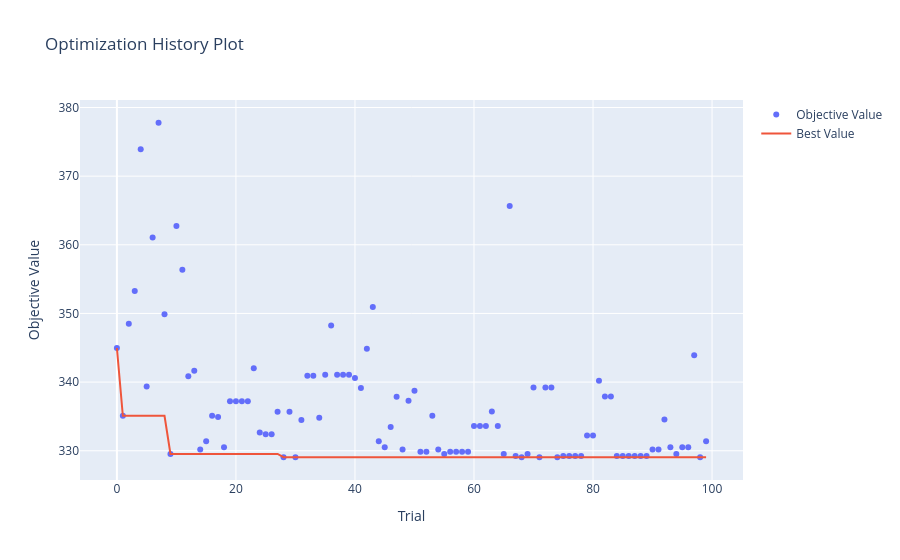
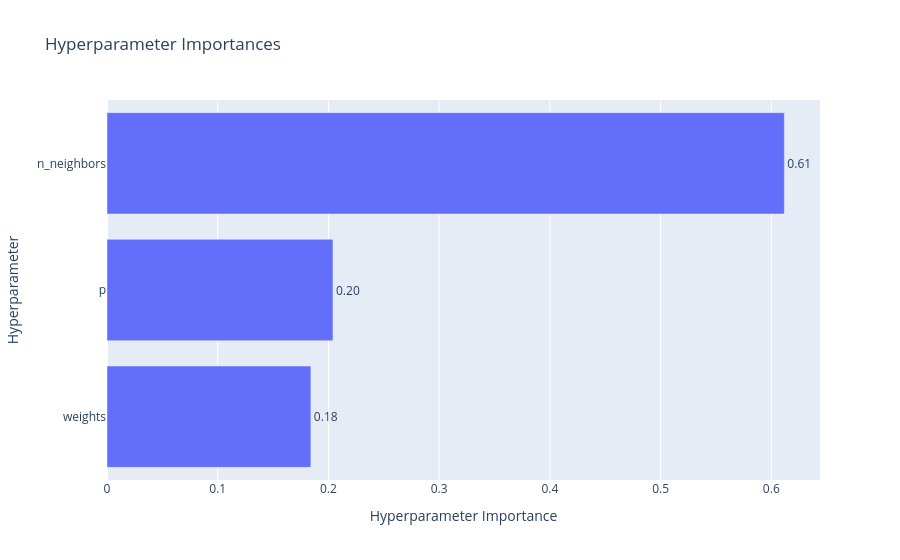

Source (notebook cell) for these figures, in order:
### Code cell
def objective(trial):
    params = {
        "n_neighbors": trial.suggest_int('n_neighbors', 2, 40),
        "weights": trial.suggest_categorical('weights', ['uniform', 'distance']),
        "p": trial.suggest_int('p', 1, 4)
    }

    model = KNeighborsRegressor(**params)
    pipeline = Pipeline([
        ("preprocessor", knn_preprocessor),
        ("model", model)
    ])

    scorer = make_scorer(root_mean_squared_error)

    scores = cross_val_score(
        pipeline,
        X_train_val,
        y_train_val,
        cv=cv,
        scoring=scorer
    )

    return scores.mean()

sampler = optuna.samplers.TPESampler(seed=RANDOM_STATE)
study = optuna.create_study(direction='minimize', sampler=sampler)
study.optimize(objective, n_trials=100, show_progress_bar=True, n_jobs=4)

fig1 = optuna.visualization.plot_optimization_history(study)
fig2 = optuna.visualization.plot_param_importances(study)

display(fig1)
display(fig2) 

best_params = study.best_params
print("Лучшие гиперпараметры:", best_params)
best_value = study.best_value
print("Лучшее среднее значение RMSE на кросс-валидации:", round(best_value, 3))

### Figure 1 — Plotly figure (JSON) as saved in the notebook; plotly's stock layout.template omitted (floating-point values rounded to 4 significant figures)
{"data": [{"mode": "markers", "name": "Objective Value", "type": "scatter", "x": [0, 1, 2, 3, 4, 5, 6, 7, 8, 9, 10, 11, 12, 13, 14, 15, 16, 17, 18, 19, 20, 21, 22, 23, 24, 25, 26, 27, 28, 29, 30, 31, 32, 33, 34, 35, 36, 37, 38, 39, 40, 41, 42, 43, 44, 45, 46, 47, 48, 49, 50, 51, 52, 53, 54, 55, 56, 57, 58, 59, 60, 61, 62, 63, 64, 65, 66, 67, 68, 69, 70, 71, 72, 73, 74, 75, 76, 77, 78, 79, 80, 81, 82, 83, 84, 85, 86, 87, 88, 89, 90, 91, 92, 93, 94, 95, 96, 97, 98, 99], "y": [345.0, 335.1, 348.5, 353.3, 373.9, 339.3, 361.1, 377.8, 349.9, 329.5, 362.8, 356.4, 340.9, 341.6, 330.2, 331.4, 335.1, 334.9, 330.5, 337.2, 337.2, 337.2, 337.2, 342.0, 332.7, 332.4, 332.4, 335.7, 329.1, 335.7, 329.1, 334.5, 340.9, 340.9, 334.8, 341.1, 348.2, 341.1, 341.1, 341.1, 340.6, 339.2, 344.9, 350.9, 331.4, 330.5, 333.5, 337.9, 330.2, 337.3, 338.8, 329.8, 329.8, 335.1, 330.2, 329.5, 329.8, 329.8, 329.8, 329.8, 333.6, 333.6, 333.6, 335.7, 333.6, 329.5, 365.6, 329.2, 329.1, 329.5, 339.2, 329.1, 339.2, 339.2, 329.1, 329.2, 329.2, 329.2, 329.2, 332.2, 332.2, 340.2, 337.9, 337.9, 329.2, 329.2, 329.2, 329.2, 329.2, 329.2, 330.2, 330.2, 334.6, 330.5, 329.5, 330.5, 330.5, 343.9, 329.1, 331.4]}, {"mode": "lines", "name": "Best Value", "type": "scatter", "x": [0, 1, 2, 3, 4, 5, 6, 7, 8, 9, 10, 11, 12, 13, 14, 15, 16, 17, 18, 19, 20, 21, 22, 23, 24, 25, 26, 27, 28, 29, 30, 31, 32, 33, 34, 35, 36, 37, 38, 39, 40, 41, 42, 43, 44, 45, 46, 47, 48, 49, 50, 51, 52, 53, 54, 55, 56, 57, 58, 59, 60, 61, 62, 63, 64, 65, 66, 67, 68, 69, 70, 71, 72, 73, 74, 75, 76, 77, 78, 79, 80, 81, 82, 83, 84, 85, 86, 87, 88, 89, 90, 91, 92, 93, 94, 95, 96, 97, 98, 99], "y": [345.0, 335.1, 335.1, 335.1, 335.1, 335.1, 335.1, 335.1, 335.1, 329.5, 329.5, 329.5, 329.5, 329.5, 329.5, 329.5, 329.5, 329.5, 329.5, 329.5, 329.5, 329.5, 329.5, 329.5, 329.5, 329.5, 329.5, 329.5, 329.1, 329.1, 329.1, 329.1, 329.1, 329.1, 329.1, 329.1, 329.1, 329.1, 329.1, 329.1, 329.1, 329.1, 329.1, 329.1, 329.1, 329.1, 329.1, 329.1, 329.1, 329.1, 329.1, 329.1, 329.1, 329.1, 329.1, 329.1, 329.1, 329.1, 329.1, 329.1, 329.1, 329.1, 329.1, 329.1, 329.1, 329.1, 329.1, 329.1, 329.1, 329.1, 329.1, 329.1, 329.1, 329.1, 329.1, 329.1, 329.1, 329.1, 329.1, 329.1, 329.1, 329.1, 329.1, 329.1, 329.1, 329.1, 329.1, 329.1, 329.1, 329.1, 329.1, 329.1, 329.1, 329.1, 329.1, 329.1, 329.1, 329.1, 329.1, 329.1]}, {"marker": {"color": "#cccccc"}, "mode": "markers", "name": "Infeasible Trial", "showlegend": false, "type": "scatter", "x": [], "y": []}], "layout": {"title": {"text": "Optimization History Plot"}, "xaxis": {"title": {"text": "Trial"}}, "yaxis": {"title": {"text": "Objective Value"}}}}

### Figure 2 — Plotly figure (JSON) as saved in the notebook; plotly's stock layout.template omitted (floating-point values rounded to 4 significant figures)
{"data": [{"cliponaxis": false, "hovertemplate": ["weights (CategoricalDistribution): 0.1841217960346543<extra></extra>", "p (IntDistribution): 0.20408883796103025<extra></extra>", "n_neighbors (IntDistribution): 0.6117893660043154<extra></extra>"], "name": "Objective Value", "orientation": "h", "text": ["0.18", "0.20", "0.61"], "textposition": "outside", "type": "bar", "x": [0.1841, 0.2041, 0.6118], "y": ["weights", "p", "n_neighbors"]}], "layout": {"title": {"text": "Hyperparameter Importances"}, "xaxis": {"title": {"text": "Hyperparameter Importance"}}, "yaxis": {"title": {"text": "Hyperparameter"}}}}
